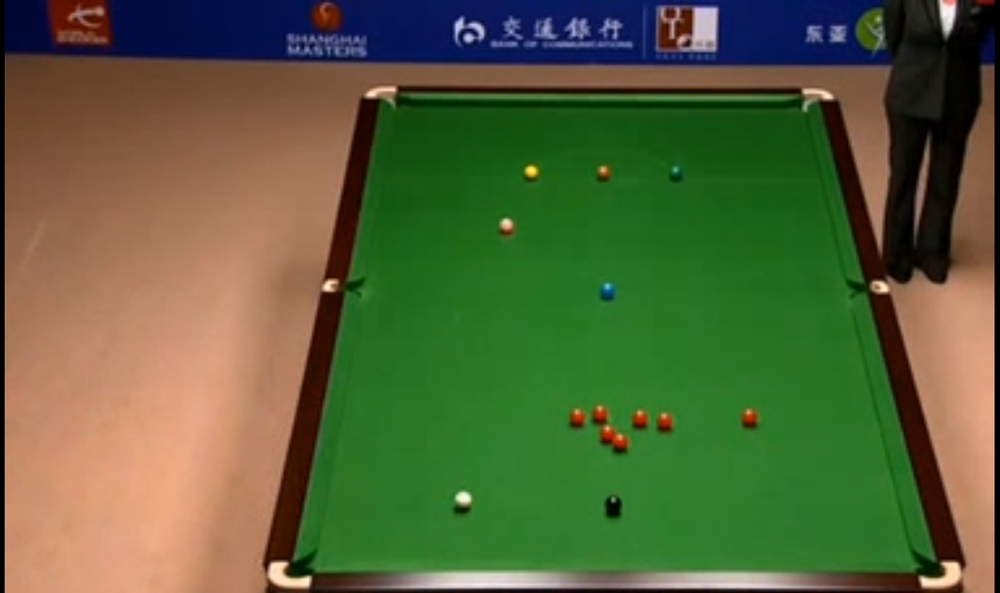
%> input picture res/table_test-4.png, 1000 x 593 px, shrunk from 1280 x 759 before the run
$ octave test_greenBallDetector2.m   (GNU Octave 9; MATLAB toolbox functions it lacks are replaced by stand-ins)
%> lines starting %> are read from the running program, lines starting %| are printed output that depends on the picture; in (x1, y1, x2, y2) boxes, pixels count from 0 and x2, y2 are one past the last pixel; in counts of white or black regions, pixels touching at a corner belong together; the program's own positions count from 1
%> further down, img is the input picture: size 593x1000x3 uint8; mean R, G, B 86.8, 98.6, 58.1
### table_mask.m
function [ result ] = table_mask( input )
%TABLE_MASK makes a binary mask for a pool or snooker table
%   @author Maximilian Irro

%create color transformation structure
cform = makecform('srgb2lab');

% transform into L*a*b color space
input_lab = applycform(input, cform);
%> input_lab: size 593x1000x3 uint8; mean of channels 1, 2, 3 104, 121.2, 149.7

% extract the red-green chroma component
rg_chroma = input_lab(:,:,2);
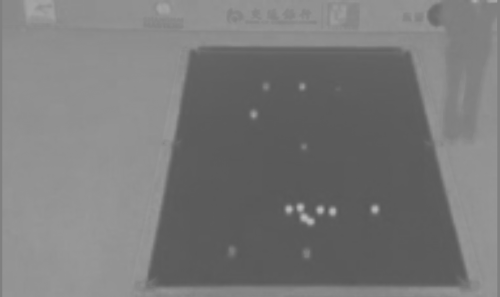
%> rg_chroma: size 593x1000 uint8 (shown at 1/2 size); min 86, max 190, mean 121.2

% make a binary image
THRESHOLD = 0.45;
BW = im2bw(rg_chroma, THRESHOLD);
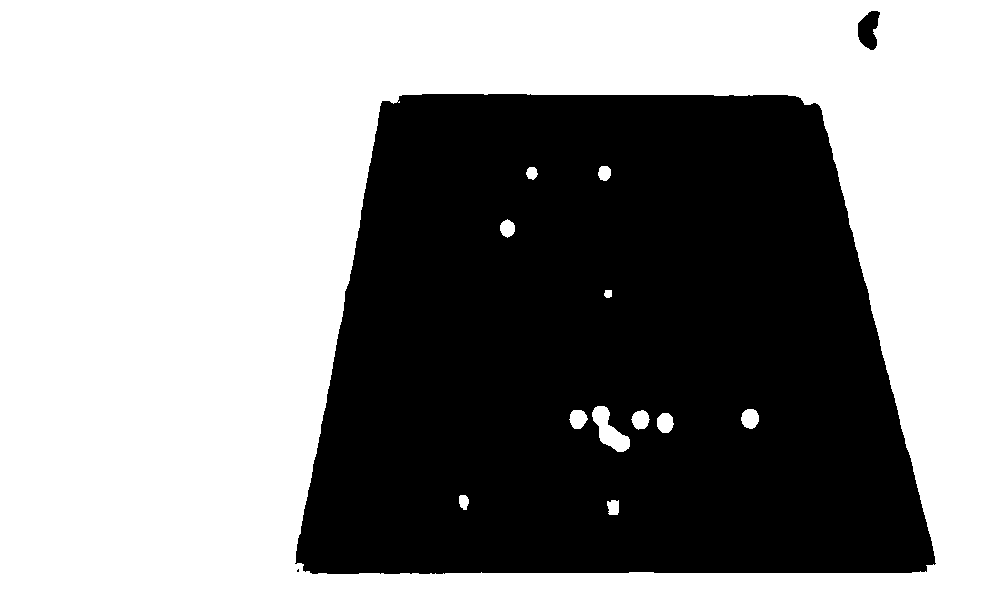
%> BW: size 593x1000 logical; 56.9% white; 3 black regions (1 under 20 px), largest, box (x1, y1, x2, y2) and area: (295, 94, 936, 574) 254809, (858, 11, 880, 50) 585

% now everything except the table is 1,
% but we need this the other way around
BW_inv = imcomplement(BW);

% fill all holes in the segmented table
% holes are balls (mind the bad dirty joke!)
BW_filled = imfill(BW_inv, 'holes');
%> BW_filled: size 593x1000 logical; 43.5% white; 3 white regions (1 under 20 px), largest, box (x1, y1, x2, y2) and area: (295, 94, 936, 574) 257556, (858, 11, 880, 50) 585

BW_filled = bwmorph(BW_filled,'thin',5);
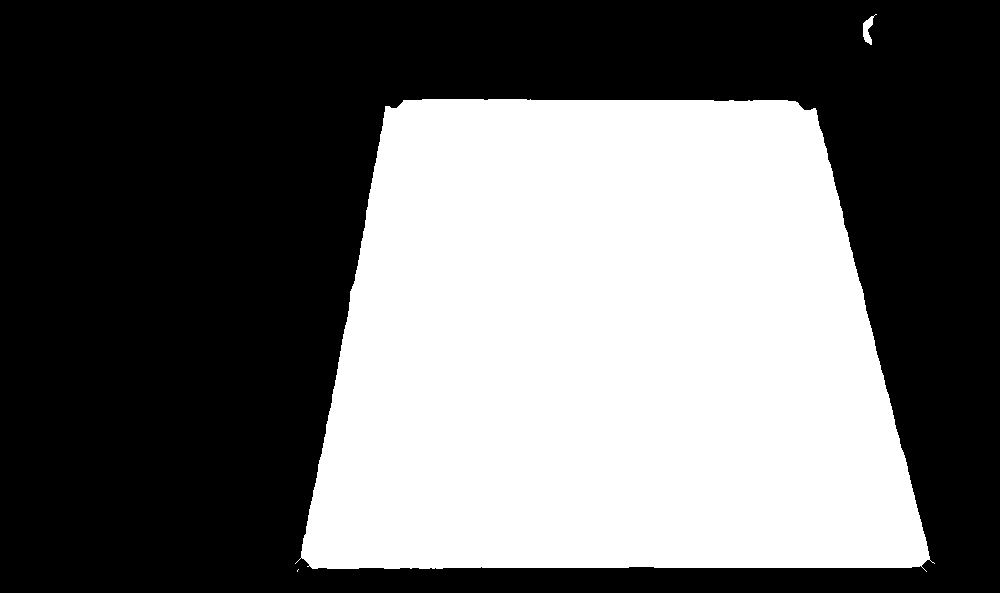
%> BW_filled: size 593x1000 logical; 41.8% white; 3 white regions (1 under 20 px), largest, box (x1, y1, x2, y2) and area: (295, 99, 935, 572) 247602, (863, 14, 877, 45) 186

% convert it to uint8 to make it compatible with an image
mask = uint8(BW_filled);

% replicate the matrix 3 times, to combine it with a color image
mask3 = repmat( mask, [1 1 3]);

% return only the game table
result = mask3;

end

### greenBallDetector2.m
function [ ball_mask ] = greenBallDetector2( masked_img )
%GREENBALLDETECTOR2 makes a binary mask for the balls on a snooker table,
% including the green ball
%   @author Maximilian Irro

% Wir operieren auf dem Graustufenbild. Interessanterweise
% erziehlen wir mit diesem Ansatz bereits sehr gute Ergebnisse
% auf den Grauwertbild des unbearbeiteten RGB Bildes
im_gray = rgb2gray(masked_img);
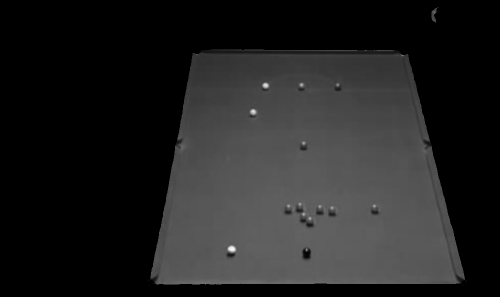
%> im_gray: size 593x1000 uint8 (shown at 1/2 size); min 0, max 248, mean 33.5

%
% kernel = [ 10  9  10
%             0  0  0
%           -10 -9 -10 ];

kernel = [ 15  10  10
            0   0   0
          -15 -10 -15 ];

% Jetzt wenden wir einen "ma?geschneiderten" Gradientenfilter an.
% Je wilder der Kernel aussieht, desto besser das Ergebnis fuer
% die naechsten Verarbeitungsschritte, wie viele viele Tests
% gezeigt haben...
% Dieser Filter hebt das Kerngebiet der Baelle hervor. Er funktioniert
% fuer rote Baelle deutlich schlechter, als fuer die anderen Farben.
% Aber uns geht es hier ohnehin primaer um die gruene Kugel.
im_gradient = imfilter(im_gray, kernel);

% Der Gradientenfilter produziert auch viel Rauschen. Dieses
% eliminieren wird hiermit.
im_bw = im2bw(im_gradient);
%> im_bw: size 593x1000 logical; 0.64% white; 36 white regions (9 under 20 px), largest, box (x1, y1, x2, y2) and area: (306, 549, 936, 573) 1394, (415, 100, 793, 104) 976, (453, 499, 472, 510) 145

% Jetzt lassen wir alle 1 Regionen wachsen um sicherzustellen, dass
% die Hough Transformation auch die Stellen erkennt die wir suchen
%
% http://www.mathworks.de/de/help/images/ref/bwmorph.html
%
im_thickend = bwmorph(im_bw,'thicken',6);
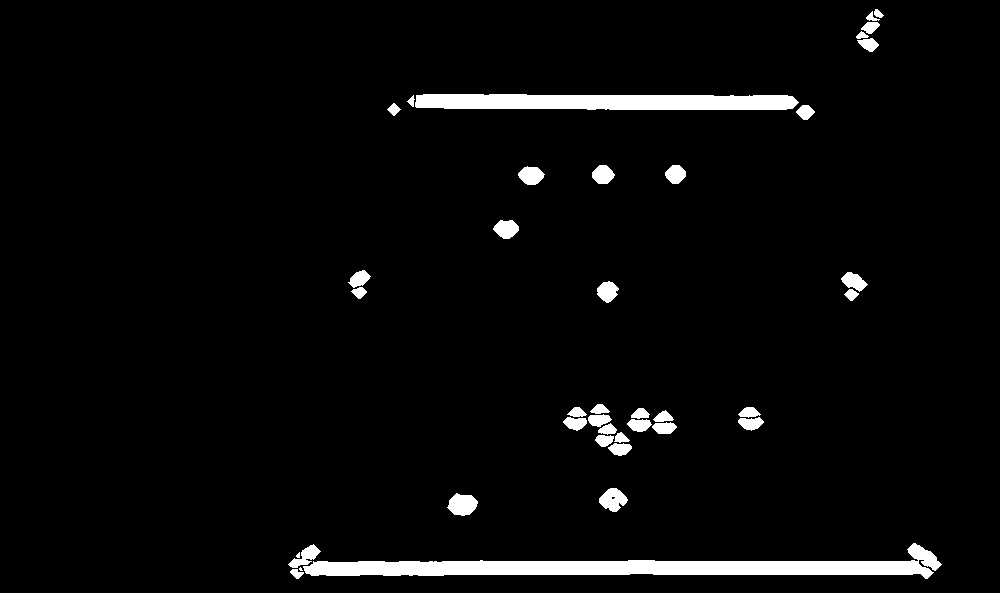
%> im_thickend: size 593x1000 logical; 3.7% white; 39 white regions (2 under 20 px), largest, box (x1, y1, x2, y2) and area: (303, 543, 942, 579) 9163, (415, 94, 799, 110) 5540, (447, 493, 478, 516) 505

% Jetzt suchen wir nach kreisfoermigen Objekten innerhalb unserer
% BW Maske. imfindcircles wendet zuerst einen Gradientenfilter an
% versucht anschlie?end mittels Hough Transformation Strukturen zu
% erkennen. Somit werden die Regionen die der Kantenfilter ebenfalls
% erkannt hat, die aber nich zu einem Ball gehoeren eliminiert.
% Da die roten Baelle 1) oftmals in einem Pack liegen und 2) vom
% Filterkern nicht so gut hervorgehoben werden, besteht hier eine
% gute Chance, dass sie diesen Schritt nicht ueberstehen
%
% http://www.mathworks.de/de/help/images/ref/imfindcircles.html
%
[centers, radii] = imfindcircles(im_thickend,[10 15], 'ObjectPolarity','bright', 'Sensitivity',0.93);
%> centers = 20 rows, first 12: [608.1 292.3; 676.3 174.7; 750.5 418.2; 603.4 174.6; 531.8 175.9; 620.1 444.2; 576.5 418.5; 507 229.5; 664.7 422.9; 640.5 420.2; 613.4 500.5; 360.7 282.5]; radii = 20 values, max 13.52 at index 18, min 10 at index 20, mean 11.46
%h = viscircles(centers,radii);

% Jetzt erzeugen wir eine neue Maske aus den erkannten Punkten.
ball_mask = zeros(size(im_gray));
for i=1:size(radii)
    cx = round(centers(i,2));
    cy = round(centers(i,1));
    %radius = radii(i);
    ball_mask(cx,cy) = 1;
end
%> this loop made 20 passes
%> (cx, cy) on passes 1 to 8: (292, 608), (175, 676), (418, 751), (175, 603), (176, 532), (444, 620), (419, 576), (230, 507)
%> ball_mask: size 593x1000 double; values 0 (black) and 1 (white), 0% white in thin lines or dots, all inside (x1, y1, x2, y2) = (309, 31, 922, 563)

% Da jetzt nur einzelne Pixel =1 sind, muessen wir diese Gegenden
% noch wachsen lassen. 15 Pixel ist bei imfindcircles der maximale
% Radius eines Balles. Somit lassen wir jede Region auch auf diesen
% Umfang wachsen, damit jeder Ball auch sicher vollstaendig darin
% enthalten ist
ball_mask = bwmorph(ball_mask,'thicken',15);
%> ball_mask: size 593x1000 logical; 1.6% white; 20 white regions, largest, box (x1, y1, x2, y2) and area: (855, 16, 886, 47) 481, (586, 87, 617, 118) 481, (790, 97, 821, 128) 481

% Abschlie?end replizieren wir die Matrix noch auf 3 Dimensionen
% damit sie ohne weitere Schritte auch auf Farbbilder angewendet
% werden kann. Die Datentyp wird auch zwecks kompatibilitaet angepasst.
ball_mask = repmat( uint8(ball_mask), [1 1 3]);

end

### test_greenBallDetector2.m
path = ['res',filesep,'table_test-4.png'];
img = imread(path);
mask = table_mask(img);
masked_img = img .* mask;

ball_mask = greenBallDetector2(masked_img);
imshow(masked_img .* ball_mask);
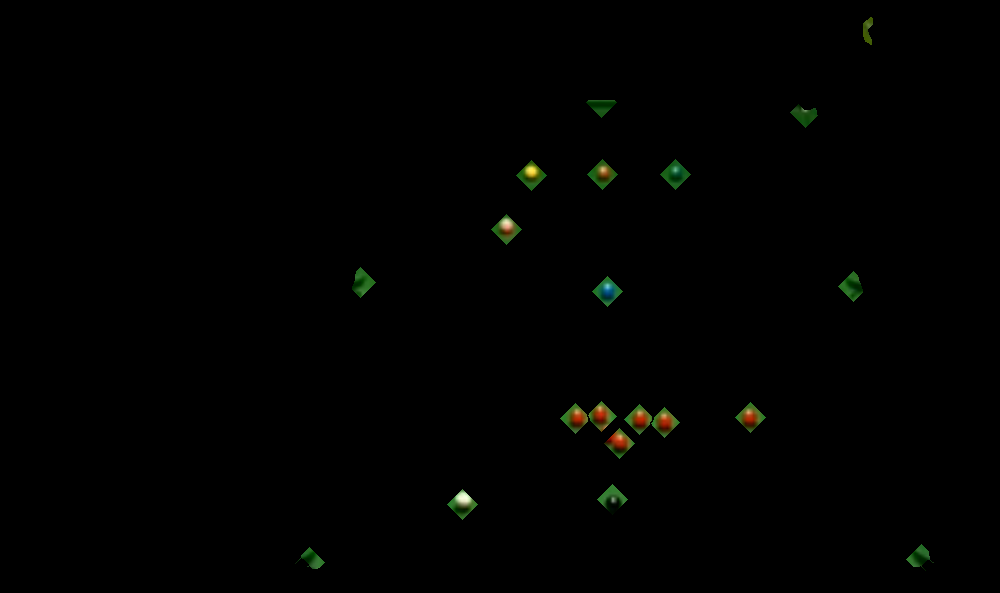
%> displayed picture: size 593x1000x3, on the screen's scale of 0 to 255; mean R, G, B 0.9, 1.3, 0.5

$ run again, with res/table_test-1.png copied over res/table_test-4.png
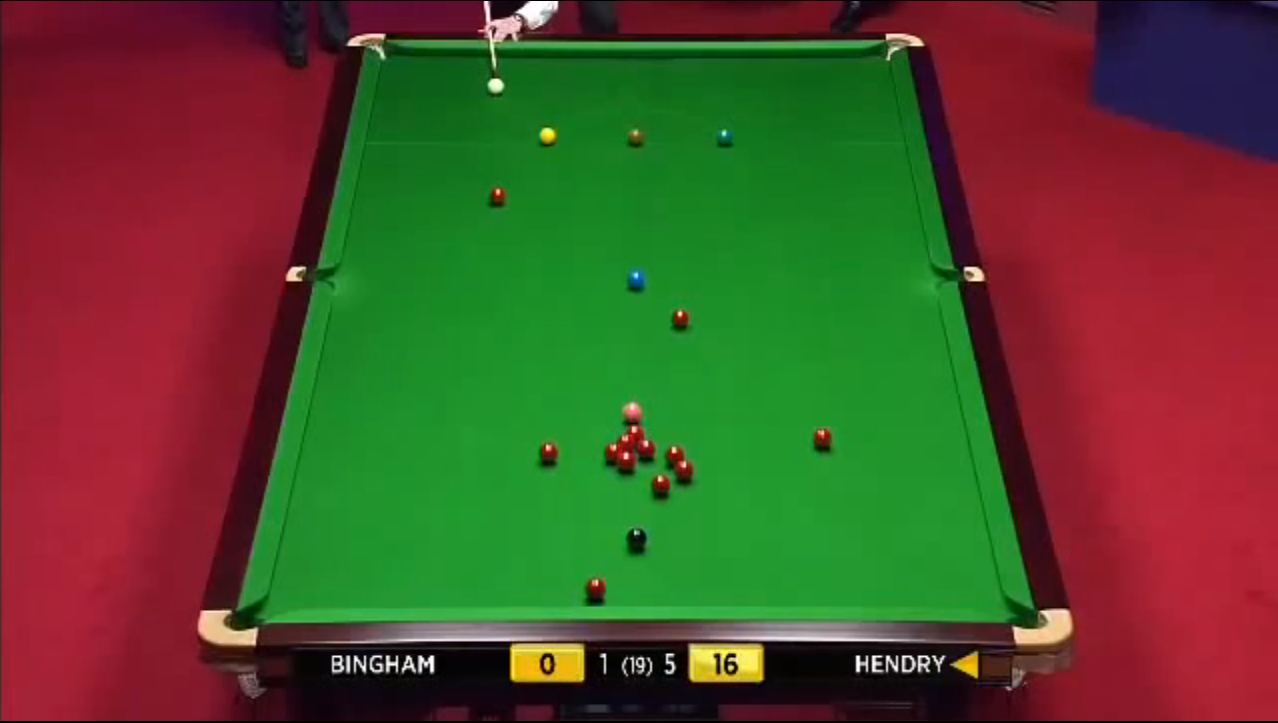
%> input picture res/table_test-1.png, 1278 x 723 px
%> img is the input picture: size 723x1278x3 uint8; mean R, G, B 82.2, 75.1, 42.9
%> input_lab: size 723x1278x3 uint8; mean of channels 1, 2, 3 94.9, 131.2, 154.2
%> in table_mask, `BW = im2bw(rg_chroma, THRESHOLD);`:
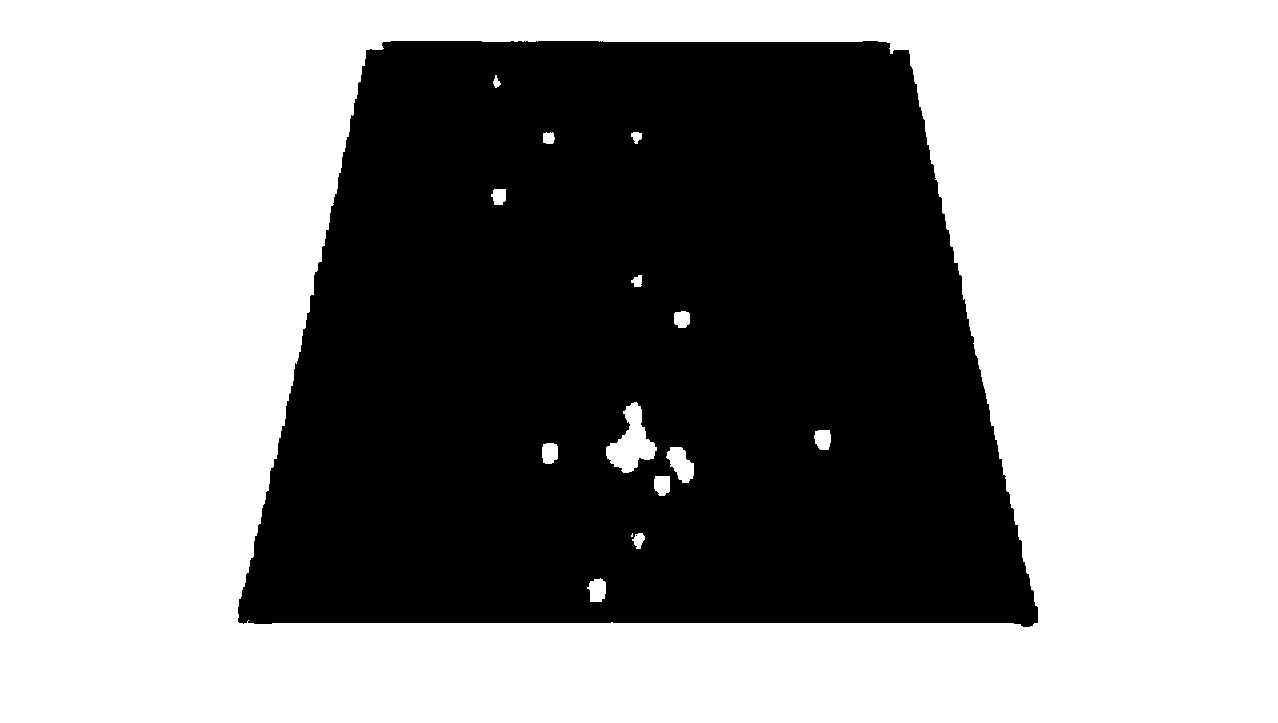
%> BW: size 723x1278 logical; 58.5% white; 2 black regions (1 under 20 px), largest, box (x1, y1, x2, y2) and area: (238, 41, 1038, 627) 383758
%> mask3: size 723x1278x3 uint8; values 0 (black) and 1 (white), 40.7% white; 1 white region, box (x1, y1, x2, y2) and area: (242, 45, 1033, 622) 375831
%> im_bw: size 723x1278 logical; 0.67% white; 86 white regions (41 under 20 px), largest, box (x1, y1, x2, y2) and area: (241, 615, 1034, 623) 1622, (493, 47, 877, 53) 1543, (396, 47, 492, 55) 351
%> im_thickend: size 723x1278 logical; 3.4% white; 90 white regions (5 under 20 px), largest, box (x1, y1, x2, y2) and area: (235, 610, 1040, 629) 11122, (492, 41, 883, 59) 5350, (393, 41, 495, 61) 1535
%> centers = 24 rows, first 12: [549.4 454.1; 725.3 139.6; 636.2 139.6; 679.9 319.6; 496.2 88.28; 626.6 464.7; 823.8 440.7; 548.2 137.7; 635.8 282.6; 660.6 485.3; 497 198; 1027.9 615.9]; radii = 24 values, max 15 at index 22, min 10 at index 20, mean 12.46
%> the loop in greenBallDetector2, `for i=1:size(radii)` made 24 passes
%> (cx, cy) on passes 1 to 8: (454, 549), (140, 725), (140, 636), (320, 680), (88, 496), (465, 627), (441, 824), (138, 548)
%> `imshow(masked_img .* ball_mask);`:
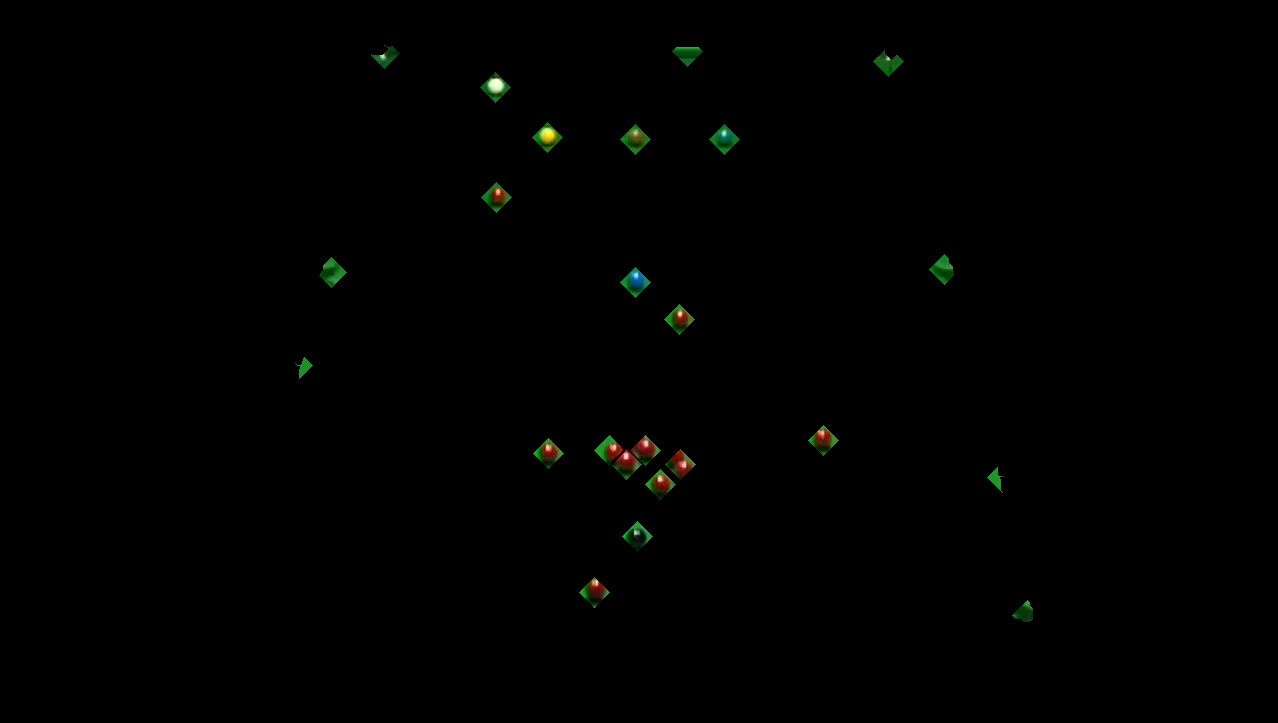
%> displayed picture: size 723x1278x3, on the screen's scale of 0 to 255; mean R, G, B 0.6, 1, 0.4
